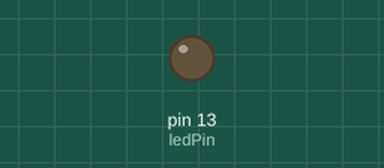
This sketch was run on a simulated Arduino Uno, built with avr-gcc and run on an emulated ATmega328P. On the bench: output pins drawn as LEDs (lit = HIGH).

Above: at 0.1 s.
At 0.7 s:
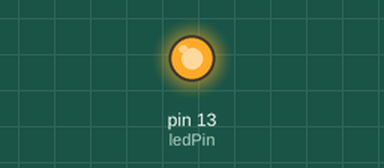
Timing chart, 0 to 2.2 s (numbered marks = the images above):
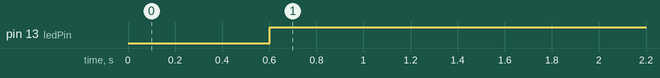

The sketch:

IRremote.ino
```cpp
#include <IRremote.h>

const int irReceiverPin = 2;
const int ledPin = 13;

IRrecv irrecv(irReceiverPin);
decode_results results;

void setup()
{
pinMode(ledPin,OUTPUT);
Serial.begin(9600);
irrecv.enableIRIn();
}

void loop()
{
if (irrecv.decode(&results)) {
irrecv.resume();
}
delay(600);
if(results.bits == 32)
{
digitalWrite(ledPin,HIGH);
}
else
{
digitalWrite(ledPin,LOW);
}
}
```

Measured:
- by itself, pin 13 (ledPin): LOW → HIGH at 0.60 s
